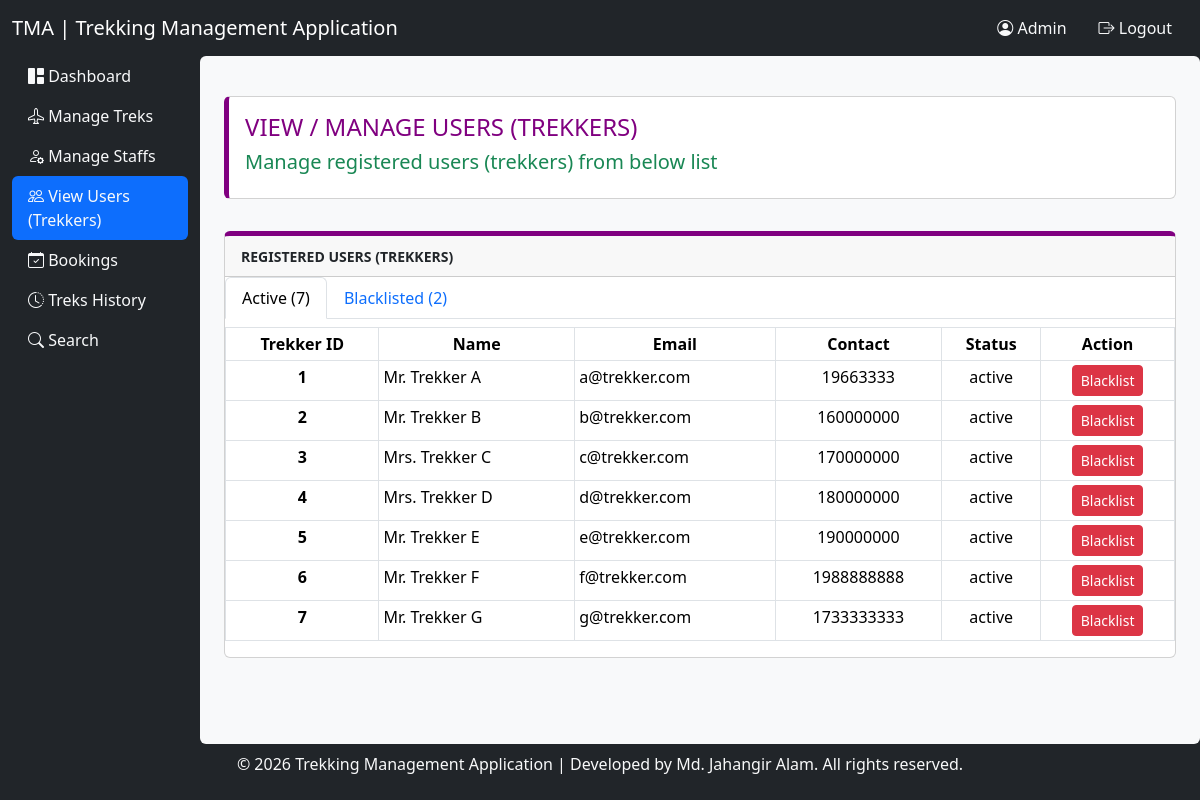
Page /adminViewTrekkers (signed in) on the committed database.
### application/models.py (models this page shows)
class Trekker(db.Model):
    __tablename__ = 'trekkers'
    id = db.Column(db.Integer, primary_key = True)
    user_id = db.Column(db.Integer, db.ForeignKey('users.id'), nullable = False) ## Added to link User model
    full_name = db.Column(db.String(255), nullable = False)
    contact_no = db.Column(db.Integer, nullable = False)
    gender = db.Column(db.String(255), nullable = False) ## Added additionaly
    user = db.relationship('User')

class User(db.Model):
    __tablename__ = 'users'
    id = db.Column(db.Integer, primary_key = True)
    username = db.Column(db.String(255), unique= True, nullable = False)
    password = db.Column(db.String(255), nullable = False)
    user_role = db.Column(db.String(255), nullable = False)
    status = db.Column(db.String(255), nullable = False, default = "deactive") ## Or active / blacklisted

### application/controllers.py (the view)
@app.route('/adminViewTrekkers')
def admin_view_trekkers():
    auth = req_role('admin')
    if auth == False:
        return redirect(url_for('logout'))
    trekkers = Trekker.query.all()
    count_active = len([trekker for trekker in trekkers if trekker.user.status =='active'])
    count_blacklisted = len([trekker for trekker in trekkers if trekker.user.status =='blacklisted'])
    return render_template('adminViewTrekkers.html',
        trekkers = trekkers,
        count_active = count_active,
        count_blacklisted = count_blacklisted
        )

### application/controllers.py (called while the page is built)
def req_role(required_role):
    if not session:
        return False
    if session['user_role'] != required_role:
        return False

### templates/adminViewTrekkers.html (shortened to what this page needs)
{% set pageTitle = "Admin | View / Manage Users (Trekkers)" %}
{% set pageID = 14 %}
{% extends 'baseTemplate.tpl.html' %}
    {% block ContentArea %}
    <div class="container-fluid">
        <div class="row" style="min-height: 86vh;">
            {% include 'sidebar.inc.html' %}
            <div class="col-10 offset-2 p-4 bg-light rounded">
                <div class="row pt-2 mt-2 mb-4">
                    <div class="col">
                        <div class="card" style="border-left: 5px solid purple;">
                            <div class="card-body">
                                <h4 class="text-uppercase" style="color: purple;">View / Manage Users (Trekkers)</h4>
                                <p class="h5 text-success">Manage registered users (trekkers) from below list</em></p>
                            </div>
                        </div>
                    </div>
                </div>
                <div class="row pt-2 mt-2 mb-4">
                    <div class="col">
                        <div class="card" style="border-top: 5px solid purple;">
                            <div class="card-header">
                                <small class="text-uppercase"><strong>Registered Users (Trekkers)</strong></small>
                            </div>
                            <ul class="nav nav-tabs mb-2">
                                <li class="nav-item">
                                    <a class="nav-link {% if request.args.get('tabID', '1') == '1' %} active {% endif %}" href="?tabID=1">Active ({{ count_active }})</a>
                                </li>
                                <li class="nav-item">
                                    <a class="nav-link {% if request.args.get('tabID') == '2' %} active {% endif %}" href="?tabID=2">Blacklisted ({{ count_blacklisted }})</a>
                                </li>
                            </ul>
                            <div class="card-body p-0">
                                {% if request.args.get('tabID', '1') == '1' %}
                                <table class="table table-sm table-bordered">
                                    <thead class="bg-light">
                                        <tr>
                                            <th class="text-center">Trekker ID</th>
                                            <th class="text-center">Name</th>
                                            <th class="text-center">Email</th>
                                            <th class="text-center">Contact</th>
                                            <th class="text-center">Status</th>
                                            <th class="text-center">Action</th>
                                        </tr>
                                    </thead>
                                    <tbody>
                                    {% for trekker in trekkers if trekker.user.status == "active" %}
                                    <tr>
                                        <th class="text-center">{{ trekker.id }}</th>
                                        <td>{{ trekker.full_name }}</td>
                                        <td>{{ trekker.user.username }}</td>
                                        <td class="text-center">{{ trekker.contact_no }}</td>
                                        <td class="text-center">{{ trekker.user.status }}</td>
                                        <td class="text-center">
                                            <a class="btn btn-sm btn-danger" href="/adminManageTrekker/blacklist/{{ trekker.user.id }}">Blacklist</a>
                                        </td>
                                    </tr>
                                    {% endfor %}
                                    </tbody>
                                </table>
                                {% endif  %}
                            </div>
                        </div>
                    </div>
                </div>
            </div>
        </div>
    </div>
    {% endblock %}

### rows in the picture
Trekker: id "1", full_name "Mr. Trekker A", user.username "a@trekker.com", contact_no "19663333", user.status "active"
Trekker: id "2", full_name "Mr. Trekker B", user.username "b@trekker.com", contact_no "160000000", user.status "active"
Trekker: id "3", full_name "Mrs. Trekker C", user.username "c@trekker.com", contact_no "170000000", user.status "active"
Trekker: id "4", full_name "Mrs. Trekker D", user.username "d@trekker.com", contact_no "180000000", user.status "active"
Trekker: id "5", full_name "Mr. Trekker E", user.username "e@trekker.com", contact_no "190000000", user.status "active"
Trekker: id "6", full_name "Mr. Trekker F", user.username "f@trekker.com", contact_no "1988888888", user.status "active"
Trekker: id "7", full_name "Mr. Trekker G", user.username "g@trekker.com", contact_no "1733333333", user.status "active"

### other values in the picture
{{ session['username'].capitalize() }} "Admin"
{{ count_active }} "7"
{{ count_blacklisted }} "2"
